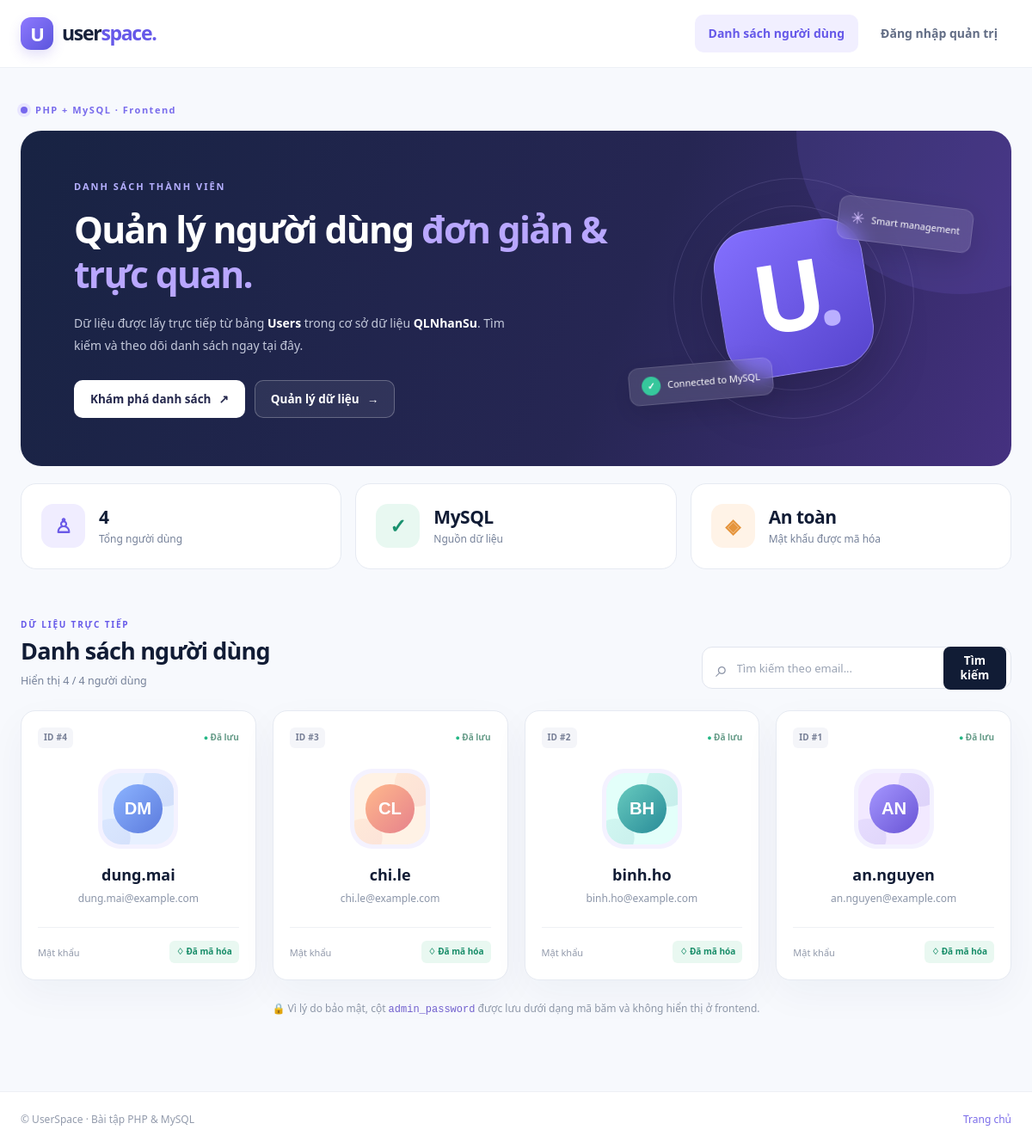
The page / on the database its author committed.
### tables this page shows
CREATE TABLE IF NOT EXISTS `Users` (
    `admin_id` INT(10) UNSIGNED NOT NULL AUTO_INCREMENT,
    `admin_email` VARCHAR(255) NOT NULL,
    `admin_password` VARCHAR(255) NOT NULL,
    `images` VARCHAR(255) NOT NULL DEFAULT '',
    PRIMARY KEY (`admin_id`),
    UNIQUE KEY `uk_admin_email` (`admin_email`)
);

### index.php (the view, shortened to what this page needs)
<?php
$search = trim((string) ($_GET['q'] ?? ''));
$search = substr($search, 0, 100);
$connection = db();
$total = (int) $connection->query('SELECT COUNT(*) AS total FROM Users')->fetch_assoc()['total'];
if ($search !== '') {
    $stmt = $connection->prepare('SELECT admin_id, admin_email, images FROM Users WHERE admin_email LIKE ? ORDER BY admin_id DESC');
    $keyword = '%' . $search . '%';
    $stmt->bind_param('s', $keyword);
    $stmt->execute();
    $users = $stmt->get_result()->fetch_all(MYSQLI_ASSOC);
    $stmt->close();
} else {
    $users = $connection->query('SELECT admin_id, admin_email, images FROM Users ORDER BY admin_id DESC')->fetch_all(MYSQLI_ASSOC);
}
render_header('Danh sách người dùng', 'home');
?>
<section class="container page-top">
    <div class="eyebrow"><span class="eyebrow-dot"></span> PHP + MySQL · Frontend</div>
    <div class="hero-card">
        <div class="hero-copy">
            <p class="hero-caption">DANH SÁCH THÀNH VIÊN</p>
            <h1>Quản lý người dùng <span class="gradient-text">đơn giản &amp; trực quan.</span></h1>
            <p class="hero-description">Dữ liệu được lấy trực tiếp từ bảng <strong>Users</strong> trong cơ sở dữ liệu <strong>QLNhanSu</strong>. Tìm kiếm và theo dõi danh sách ngay tại đây.</p>
            <div class="hero-buttons">
                <a class="btn btn-white" href="#users-list">Khám phá danh sách <span aria-hidden="true">↗</span></a>
                <a class="btn btn-ghost" href="admin/login.php">Quản lý dữ liệu <span aria-hidden="true">→</span></a>
            </div>
        </div>
        <div class="hero-art" aria-hidden="true">
            <div class="hero-orbit orbit-one"></div>
            <div class="hero-orbit orbit-two"></div>
            <div class="floating-card floating-top"><span class="float-symbol">✳</span><span>Smart management</span></div>
            <div class="large-icon">U<span class="large-dot">.</span></div>
            <div class="floating-card floating-bottom"><span class="green-check">✓</span><span>Connected to MySQL</span></div>
        </div>
    </div>
    <div class="metrics-row">
        <div class="metric"><span class="metric-icon lavender">♙</span><div><span class="metric-number"><?= $total ?></span><span class="metric-label">Tổng người dùng</span></div></div>
        <div class="metric"><span class="metric-icon mint">✓</span><div><span class="metric-number">MySQL</span><span class="metric-label">Nguồn dữ liệu</span></div></div>
        <div class="metric"><span class="metric-icon peach">◈</span><div><span class="metric-number">An toàn</span><span class="metric-label">Mật khẩu được mã hóa</span></div></div>
    </div>
</section>
<section class="container listing-section" id="users-list">
    <div class="section-heading">
        <div>
            <p class="section-overline">DỮ LIỆU TRỰC TIẾP</p>
            <h2>Danh sách người dùng</h2>
            <p class="muted">Hiển thị <?= count($users) ?> / <?= $total ?> người dùng</p>
        </div>
        <form method="get" action="index.php" class="search-form" role="search">
            <span class="search-icon" aria-hidden="true">⌕</span>
            <input id="search" name="q" type="search" placeholder="Tìm kiếm theo email..." value="<?= h($search) ?>">
            <button type="submit" class="btn btn-dark btn-search">Tìm kiếm</button>
        </form>
    </div>
    <?php if (!$users): ?>
        <div class="empty-state">
            <div class="empty-icon">⌕</div>
            <h3>Chưa tìm thấy người dùng</h3>
            <p><?= $search !== '' ? 'Không có email nào khớp với từ khóa bạn nhập.' : 'Cơ sở dữ liệu hiện chưa có người dùng.' ?></p>
            <?php if ($search !== ''): ?><a class="btn btn-dark" href="index.php">Xóa bộ lọc</a><?php endif; ?>
        </div>
    <?php else: ?>
        <div class="user-grid">
            <?php foreach ($users as $user): ?>
                <article class="user-card">
                    <div class="card-topline"><span class="id-pill">ID #<?= (int) $user['admin_id'] ?></span><span class="online-dot" title="Dữ liệu đã lưu">● <span>Đã lưu</span></span></div>
                    <div class="user-photo-wrap"><img class="user-photo" src="<?= h(image_src($user['images'])) ?>" alt="Ảnh đại diện của <?= h($user['admin_email']) ?>" loading="lazy"></div>
                    <h3 class="user-title"><?= h(explode('@', $user['admin_email'])[0]) ?></h3>
                    <p class="user-email" title="<?= h($user['admin_email']) ?>"><?= h($user['admin_email']) ?></p>
                    <div class="user-divider"></div>
                    <div class="user-card-foot"><span class="field-label">Mật khẩu</span><span class="safe-label">♢ Đã mã hóa</span></div>
                </article>
            <?php endforeach; ?>
        </div>
    <?php endif; ?>
    <p class="privacy-note">🔒 Vì lý do bảo mật, cột <code>admin_password</code> được lưu dưới dạng mã băm và không hiển thị ở frontend.</p>
</section>
<?php render_footer(); ?>

### includes/functions.php (shortened to what this page needs)
<?php
function h($value): string
{
    return htmlspecialchars((string) $value, ENT_QUOTES, 'UTF-8');
}
function is_admin(): bool
{
    return !empty($_SESSION['admin_logged_in']);
}
function image_src(?string $path, string $prefix = './'): string
{
    if ($path && (preg_match('~^uploads/[a-f0-9]{24}\.(jpg|png|webp|gif)$~', $path)
        || preg_match('~^assets/img/avatar_[1-4]\.svg$~', $path))) {
        return $prefix . $path;
    }
    return $prefix . 'assets/img/placeholder.svg';
}
function render_header(string $title, string $current = 'home', string $prefix = './'): void
{
    $fullTitle = h($title) . ' | QLNhanSu';
    $homeUrl = h($prefix . 'index.php');
    $adminUrl = h($prefix . 'admin/index.php');
    $loginUrl = h($prefix . 'admin/login.php');
    $styleUrl = h($prefix . 'assets/css/style.css');
    $scriptUrl = h($prefix . 'assets/js/main.js');
    $activeHome = $current === 'home' ? 'active' : '';
    $activeAdmin = $current === 'admin' ? 'active' : '';
    $adminText = is_admin() ? 'Trang quản trị' : 'Đăng nhập quản trị';
    $rightUrl = is_admin() ? $adminUrl : $loginUrl;
    echo <<<HTML
<!doctype html>
<html lang="vi">
<head>
    <meta charset="utf-8">
    <meta name="viewport" content="width=device-width, initial-scale=1">
    <meta name="description" content="Demo quản lý nhân sự bằng PHP thuần và MySQL">
    <title>{$fullTitle}</title>
    <link rel="stylesheet" href="{$styleUrl}">
    <script src="{$scriptUrl}" defer></script>
</head>
<body>
<div class="site-shell">
<header class="topbar">
    <div class="container topbar-inner">
        <a href="{$homeUrl}" class="brand" aria-label="Về trang chủ">
            <span class="brand-mark">U</span><span>user<span class="brand-accent">space.</span></span>
        </a>
        <nav class="nav-links" aria-label="Điều hướng chính">
            <a class="nav-link {$activeHome}" href="{$homeUrl}">Danh sách người dùng</a>
            <a class="nav-link {$activeAdmin}" href="{$rightUrl}">{$adminText}</a>
        </nav>
    </div>
</header>
<main class="main-content">
HTML;
}
function render_footer(string $prefix = './'): void
{
    $home = h($prefix . 'index.php');
    echo <<<HTML
</main>
<footer class="footer">
    <div class="container footer-inner">
        <span>© UserSpace · Bài tập PHP &amp; MySQL</span>
        <a href="{$home}">Trang chủ</a>
    </div>
</footer>
</div>
</body>
</html>
HTML;
}

### rows shown on the page
users: admin_id "4", images (picture), admin_email "dung.mai", admin_email "dung.mai@example.com"
users: admin_id "3", images (picture), admin_email "chi.le", admin_email "chi.le@example.com"
users: admin_id "2", images (picture), admin_email "binh.ho", admin_email "binh.ho@example.com"
users: admin_id "1", images (picture), admin_email "an.nguyen", admin_email "an.nguyen@example.com"

### other values the page prints
$adminText "Đăng nhập quản trị"
$total "4"
count($users) "4"
